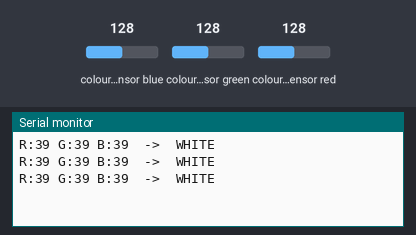
The sketch below on a simulated Arduino Uno, built with avr-gcc and run on an emulated ATmega328P. On the bench: the last lines printed to the serial monitor. Wiring (inferred from the names in the program): TCS3200 colour sensor: output pin 8; S2 pin 6; S3 pin 7; S0 pin 4; S1 pin 5. The inputs (shaded band) are chosen by the test bench; at power-on: colour sensor blue 128, colour sensor green 128, colour sensor red 128.

Above: at 1.2 s.
1.3 s: colour sensor blue set to 5
At 1.9 s:
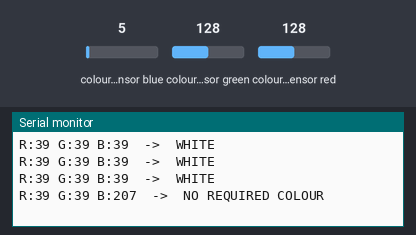
3.5 s: colour sensor blue set to 191
At 3.9 s:
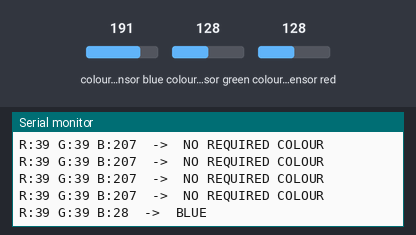
5.5 s: colour sensor blue set to 77
At 5.9 s:
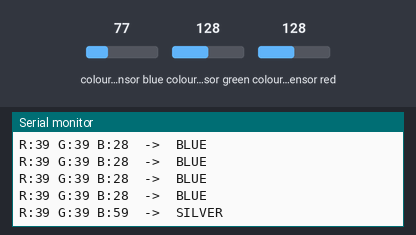
7.5 s: colour sensor green set to 5
At 7.9 s:
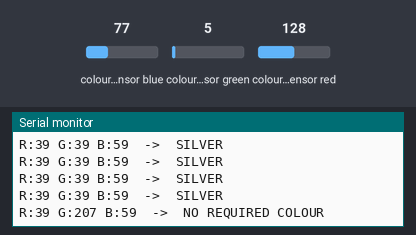
9.0 s: colour sensor red set to 5
At 9.4 s:
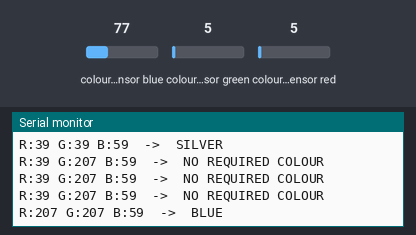

Measured:
- after the input at 1.3 s, the serial monitor: prints a new line after 0.20 s (image 1)
- after the input at 3.5 s, the serial monitor: prints a new line at once (image 2)
- after the input at 5.5 s, the serial monitor: prints a new line at once (image 3)
- after the input at 7.5 s, the serial monitor: prints a new line at once (image 4)
- after the input at 9.0 s, the serial monitor: prints a new line at once (image 5)

The sketch:

tcs_logic_working1.ino
```cpp
#define S0 4
#define S1 5
#define S2 6
#define S3 7
#define sensorOut 8

int R = 0;
int G = 0;
int B = 0;

void setup() {

  pinMode(S0, OUTPUT);
  pinMode(S1, OUTPUT);
  pinMode(S2, OUTPUT);
  pinMode(S3, OUTPUT);
  pinMode(sensorOut, INPUT);

  // 20% frequency scaling
  digitalWrite(S0, HIGH);
  digitalWrite(S1, LOW);

  Serial.begin(9600);
}

void loop() {

  // ===== RED =====
  digitalWrite(S2, LOW);
  digitalWrite(S3, LOW);
  R = pulseIn(sensorOut, LOW);

  // ===== GREEN =====
  digitalWrite(S2, HIGH);
  digitalWrite(S3, HIGH);
  G = pulseIn(sensorOut, LOW);

  // ===== BLUE =====
  digitalWrite(S2, LOW);
  digitalWrite(S3, HIGH);
  B = pulseIn(sensorOut, LOW);

  // ===== PRINT RAW VALUES =====
  Serial.print("R:");
  Serial.print(R);

  Serial.print(" G:");
  Serial.print(G);

  Serial.print(" B:");
  Serial.print(B);

  Serial.print("  ->  ");

  // ==================================================
  // IMPORTANT:
  // LOWER VALUE = STRONGER COLOR
  // ==================================================

  // ===== BLUE =====
  if (B < R && B < G && B < 80) {
    Serial.println("BLUE");
  }

  // ===== BLACK =====
  else if (R > 150 && G > 150 && B > 150) {
    Serial.println("BLACK");
  }

  // ===== WHITE =====
  else if (R < 45 && G < 45 && B < 45) {
    Serial.println("WHITE");
  }

  // ===== SILVER =====
  // ===== SILVER =====
else if (

    R > 35 && R < 120 &&
    G > 35 && G < 120 &&
    B > 35 && B < 120 &&

    abs(R - G) < 25 &&
    abs(G - B) < 25 &&
    abs(R - B) < 25 &&

    !(R < 45 && G < 45 && B < 45)

) {

  Serial.println("SILVER");
}

  // ===== NONE =====
  else {
    Serial.println("NO REQUIRED COLOUR");
  }

  delay(500);
}
```
